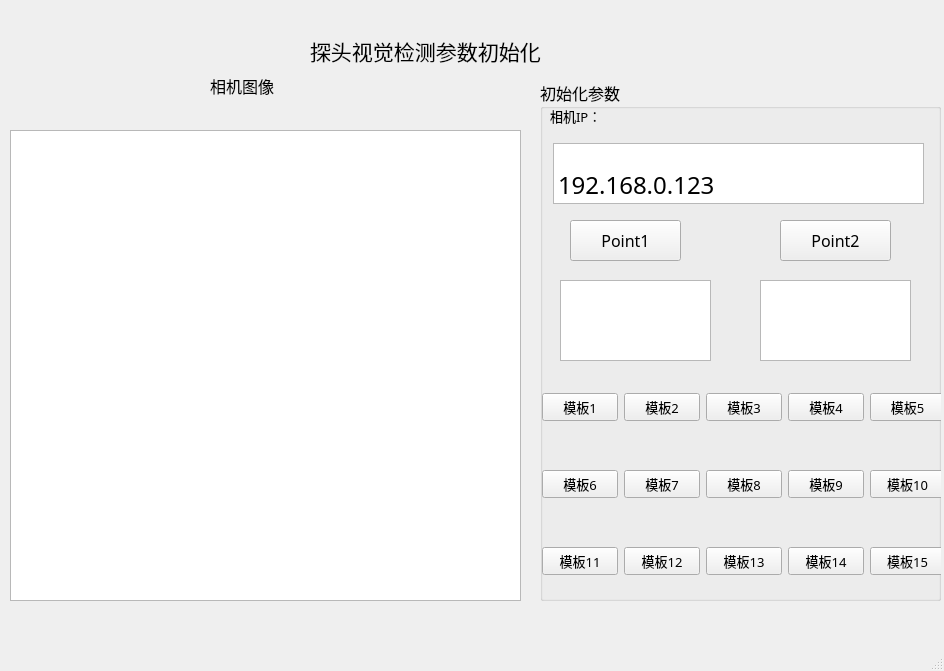
<?xml version="1.0" encoding="UTF-8"?>
<ui version="4.0">
 <class>ProbeDetectInitial</class>
 <widget class="QMainWindow" name="ProbeDetectInitial">
  <property name="geometry">
   <rect>
    <x>0</x>
    <y>0</y>
    <width>944</width>
    <height>671</height>
   </rect>
  </property>
  <property name="windowTitle">
   <string>MainWindow</string>
  </property>
  <widget class="QWidget" name="centralwidget">
   <widget class="QGroupBox" name="groupBox">
    <property name="geometry">
     <rect>
      <x>540</x>
      <y>80</y>
      <width>401</width>
      <height>521</height>
     </rect>
    </property>
    <property name="font">
     <font>
      <family>楷体</family>
      <pointsize>12</pointsize>
     </font>
    </property>
    <property name="title">
     <string>初始化参数</string>
    </property>
    <widget class="QLabel" name="Status">
     <property name="geometry">
      <rect>
       <x>10</x>
       <y>10</y>
       <width>101</width>
       <height>51</height>
      </rect>
     </property>
     <property name="font">
      <font>
       <family>黑体</family>
       <pointsize>10</pointsize>
      </font>
     </property>
     <property name="text">
      <string>相机IP：</string>
     </property>
    </widget>
    <widget class="QTextEdit" name="IP">
     <property name="geometry">
      <rect>
       <x>13</x>
       <y>63</y>
       <width>371</width>
       <height>61</height>
      </rect>
     </property>
     <property name="html">
      <string>&lt;!DOCTYPE HTML PUBLIC &quot;-//W3C//DTD HTML 4.0//EN&quot; &quot;http://www.w3.org/TR/REC-html40/strict.dtd&quot;&gt;
&lt;html&gt;&lt;head&gt;&lt;meta name=&quot;qrichtext&quot; content=&quot;1&quot; /&gt;&lt;style type=&quot;text/css&quot;&gt;
p, li { white-space: pre-wrap; }
&lt;/style&gt;&lt;/head&gt;&lt;body style=&quot; font-family:'楷体'; font-size:12pt; font-weight:400; font-style:normal;&quot;&gt;
&lt;p align=&quot;justify&quot; style=&quot; margin-top:0px; margin-bottom:0px; margin-left:0px; margin-right:0px; -qt-block-indent:0; text-indent:0px;&quot;&gt;&lt;span style=&quot; font-size:28pt; vertical-align:sub;&quot;&gt;192.168.0.123&lt;/span&gt;&lt;/p&gt;&lt;/body&gt;&lt;/html&gt;</string>
     </property>
    </widget>
    <widget class="QPushButton" name="Point1">
     <property name="geometry">
      <rect>
       <x>30</x>
       <y>140</y>
       <width>111</width>
       <height>41</height>
      </rect>
     </property>
     <property name="text">
      <string>Point1</string>
     </property>
    </widget>
    <widget class="QPushButton" name="Point2">
     <property name="geometry">
      <rect>
       <x>240</x>
       <y>140</y>
       <width>111</width>
       <height>41</height>
      </rect>
     </property>
     <property name="text">
      <string>Point2</string>
     </property>
    </widget>
    <widget class="QTextBrowser" name="Point1Show">
     <property name="geometry">
      <rect>
       <x>20</x>
       <y>200</y>
       <width>151</width>
       <height>81</height>
      </rect>
     </property>
    </widget>
    <widget class="QTextBrowser" name="Point2Show">
     <property name="geometry">
      <rect>
       <x>220</x>
       <y>200</y>
       <width>151</width>
       <height>81</height>
      </rect>
     </property>
    </widget>
    <widget class="QWidget" name="layoutWidget">
     <property name="geometry">
      <rect>
       <x>2</x>
       <y>270</y>
       <width>403</width>
       <height>271</height>
      </rect>
     </property>
     <layout class="QVBoxLayout" name="verticalLayout">
      <item>
       <layout class="QHBoxLayout" name="horizontalLayout">
        <item>
         <widget class="QPushButton" name="template1">
          <property name="font">
           <font>
            <family>楷体</family>
            <pointsize>10</pointsize>
           </font>
          </property>
          <property name="text">
           <string>模板1</string>
          </property>
         </widget>
        </item>
        <item>
         <widget class="QPushButton" name="template2">
          <property name="font">
           <font>
            <family>楷体</family>
            <pointsize>10</pointsize>
           </font>
          </property>
          <property name="text">
           <string>模板2</string>
          </property>
         </widget>
        </item>
        <item>
         <widget class="QPushButton" name="template3">
          <property name="font">
           <font>
            <family>楷体</family>
            <pointsize>10</pointsize>
           </font>
          </property>
          <property name="text">
           <string>模板3</string>
          </property>
         </widget>
        </item>
        <item>
         <widget class="QPushButton" name="template4">
          <property name="font">
           <font>
            <family>楷体</family>
            <pointsize>10</pointsize>
           </font>
          </property>
          <property name="text">
           <string>模板4</string>
          </property>
         </widget>
        </item>
        <item>
         <widget class="QPushButton" name="template5">
          <property name="font">
           <font>
            <family>楷体</family>
            <pointsize>10</pointsize>
           </font>
          </property>
          <property name="text">
           <string>模板5</string>
          </property>
         </widget>
        </item>
       </layout>
      </item>
      <item>
       <layout class="QHBoxLayout" name="horizontalLayout_2">
        <item>
         <widget class="QPushButton" name="template6">
          <property name="font">
           <font>
            <family>楷体</family>
            <pointsize>10</pointsize>
           </font>
          </property>
          <property name="text">
           <string>模板6</string>
          </property>
         </widget>
        </item>
        <item>
         <widget class="QPushButton" name="template7">
          <property name="font">
           <font>
            <family>楷体</family>
            <pointsize>10</pointsize>
           </font>
          </property>
          <property name="text">
           <string>模板7</string>
          </property>
         </widget>
        </item>
        <item>
         <widget class="QPushButton" name="template8">
          <property name="font">
           <font>
            <family>楷体</family>
            <pointsize>10</pointsize>
           </font>
          </property>
          <property name="text">
           <string>模板8</string>
          </property>
         </widget>
        </item>
        <item>
         <widget class="QPushButton" name="template9">
          <property name="font">
           <font>
            <family>楷体</family>
            <pointsize>10</pointsize>
           </font>
          </property>
          <property name="text">
           <string>模板9</string>
          </property>
         </widget>
        </item>
        <item>
         <widget class="QPushButton" name="template10">
          <property name="font">
           <font>
            <family>楷体</family>
            <pointsize>10</pointsize>
           </font>
          </property>
          <property name="text">
           <string>模板10</string>
          </property>
         </widget>
        </item>
       </layout>
      </item>
      <item>
       <layout class="QHBoxLayout" name="horizontalLayout_3">
        <item>
         <widget class="QPushButton" name="template11">
          <property name="font">
           <font>
            <family>楷体</family>
            <pointsize>10</pointsize>
           </font>
          </property>
          <property name="text">
           <string>模板11</string>
          </property>
         </widget>
        </item>
        <item>
         <widget class="QPushButton" name="template12">
          <property name="font">
           <font>
            <family>楷体</family>
            <pointsize>10</pointsize>
           </font>
          </property>
          <property name="text">
           <string>模板12</string>
          </property>
         </widget>
        </item>
        <item>
         <widget class="QPushButton" name="template13">
          <property name="font">
           <font>
            <family>楷体</family>
            <pointsize>10</pointsize>
           </font>
          </property>
          <property name="text">
           <string>模板13</string>
          </property>
         </widget>
        </item>
        <item>
         <widget class="QPushButton" name="template14">
          <property name="font">
           <font>
            <family>楷体</family>
            <pointsize>10</pointsize>
           </font>
          </property>
          <property name="text">
           <string>模板14</string>
          </property>
         </widget>
        </item>
        <item>
         <widget class="QPushButton" name="template15">
          <property name="font">
           <font>
            <family>楷体</family>
            <pointsize>10</pointsize>
           </font>
          </property>
          <property name="text">
           <string>模板15</string>
          </property>
         </widget>
        </item>
       </layout>
      </item>
     </layout>
    </widget>
   </widget>
   <widget class="QLabel" name="titleName">
    <property name="geometry">
     <rect>
      <x>310</x>
      <y>10</y>
      <width>361</width>
      <height>81</height>
     </rect>
    </property>
    <property name="font">
     <font>
      <family>黑体</family>
      <pointsize>16</pointsize>
     </font>
    </property>
    <property name="text">
     <string>探头视觉检测参数初始化</string>
    </property>
   </widget>
   <widget class="QLabel" name="Image">
    <property name="geometry">
     <rect>
      <x>210</x>
      <y>60</y>
      <width>131</width>
      <height>51</height>
     </rect>
    </property>
    <property name="font">
     <font>
      <family>黑体</family>
      <pointsize>12</pointsize>
     </font>
    </property>
    <property name="text">
     <string>相机图像</string>
    </property>
   </widget>
   <widget class="QGraphicsView" name="ImageShow">
    <property name="geometry">
     <rect>
      <x>10</x>
      <y>130</y>
      <width>511</width>
      <height>471</height>
     </rect>
    </property>
   </widget>
  </widget>
  <widget class="QMenuBar" name="menubar">
   <property name="geometry">
    <rect>
     <x>0</x>
     <y>0</y>
     <width>944</width>
     <height>21</height>
    </rect>
   </property>
  </widget>
  <widget class="QStatusBar" name="statusbar"/>
 </widget>
 <resources/>
 <connections/>
</ui>
